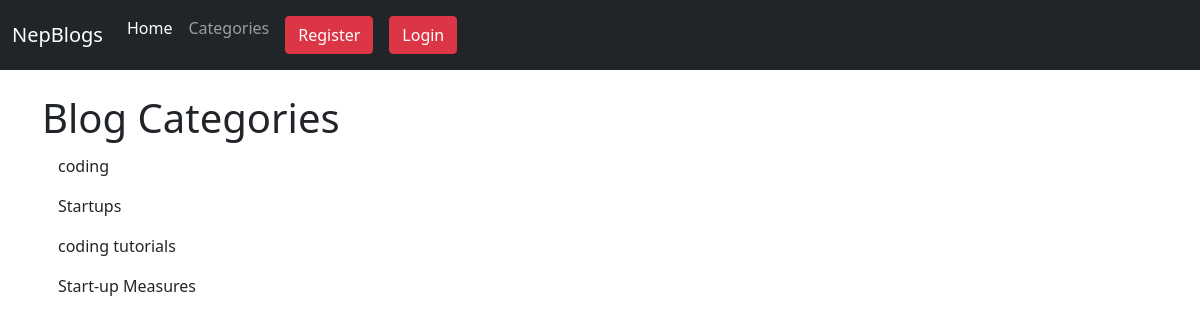
The page /category-list/ on the database its author committed.
### fypblog/models.py (models this page shows, shortened)
class Category(models.Model):
    name = models.CharField(max_length=255)
    def __str__(self):
        return self.name

### fypblog/views.py (the view)
# urls.py: path('category-list/',CategoryListView, name='category-list'),
def CategoryListView(request):
    cat_menu_list = Category.objects.all()
    return render(request, 'category_list.html', {'cat_menu_list':cat_menu_list})

### fypblog/templates/category_list.html (shortened to what this page needs)
{% extends 'base.html' %}
{% block content %}
    <h1> Blog Categories </h1>
        {% for item in cat_menu_list %}
            <h4></h4><a class="dropdown-item" href="{% url 'category' item|slugify %}">
        {{ item }}</a></h4>
        {% endfor %}
{% endblock %}

### rows shown on the page
Category: name "coding"
Category: name "Startups"
Category: name "coding tutorials"
Category: name "Start-up Measures"
